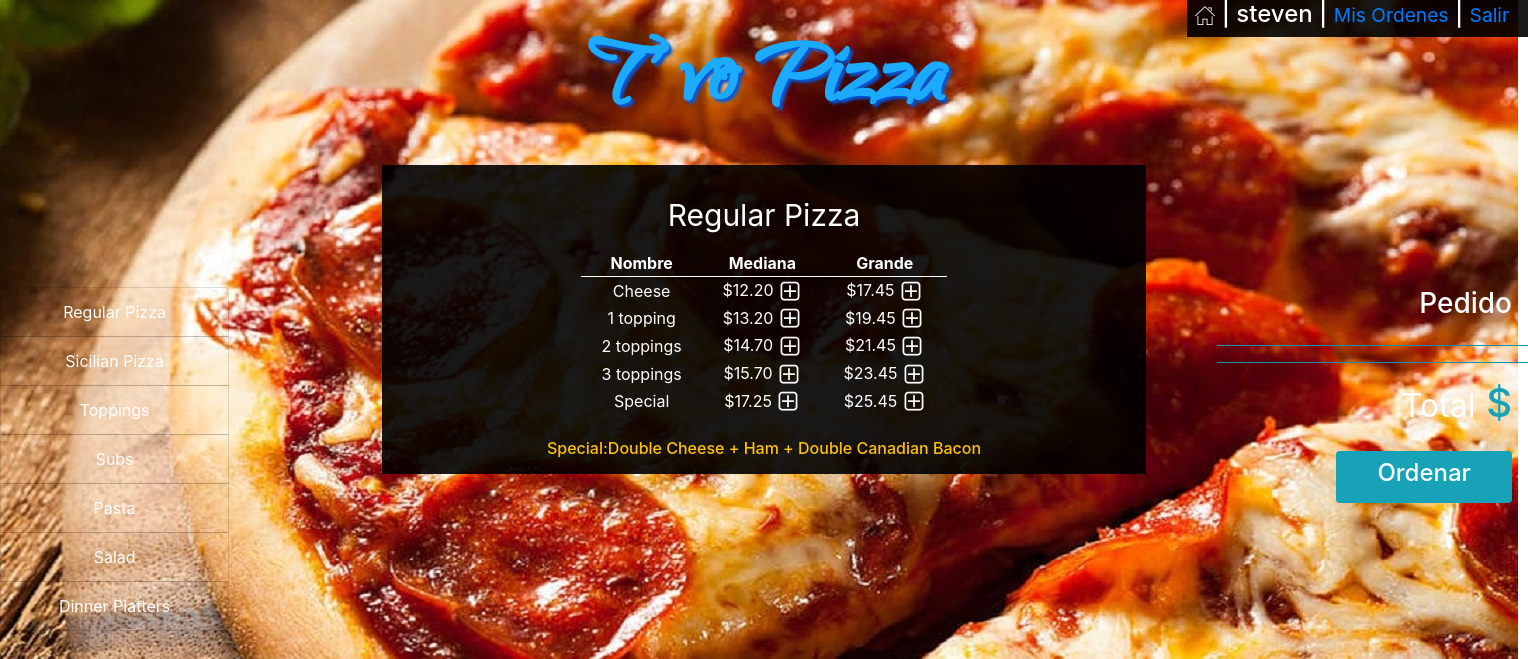
Screenshot of /menu/Regular Pizza (signed in) with the database file from the repository.
### orders/models.py (models this page shows, shortened)
class Category(models.Model):
    name=models.CharField(max_length=64)
    def __str__(self):
        return f"{self.name}"

class Regular_pizza(models.Model):
    name=models.CharField(max_length=64)
    small=models.DecimalField(max_digits=4,decimal_places=2)
    large=models.DecimalField(max_digits=4,decimal_places=2)

### orders/views.py (the view)
# urls.py: path("menu/<str:category>", views.menu, name="menu"),
def menu(request,category):
    menu,columns=findTable(category)
    order_number=User_order.objects.get(user=request.user,status='initiated').order_number
    context = {
        "user":request.user,
        "Checkout":Order2.objects.filter(user=request.user,number=order_number),
        "Checkout_category":Order2.objects.filter(user=request.user,number=order_number).values_list('category').distinct(),
        "Total":list(Order2.objects.filter(user=request.user,number=order_number).aggregate(Sum('price')).values())[0],
        "Category": Category.objects.all(),
        "Active_category":category,
        "Menu": menu,
        "Columns":columns,
        "Topping_price": 0.00,
        "Order_number":order_number
    }
    return render(request,"menu.html",context)

### orders/views.py (called while the page is built)
def findTable(category):
    if category == "Regular Pizza":
        menu=Regular_pizza.objects.all()
        columns=3
    elif category == "Sicilian Pizza":
        menu=Sicilian_pizza.objects.all()
        columns=3
    elif category == "Toppings":
        menu=Topping.objects.all()
        columns=1
    elif category == "Subs":
        menu=Sub.objects.all()
        columns=3
    elif category == "Pasta":
        menu=Pasta.objects.all()
        columns=2
    elif category == "Salad":
        menu=Salad.objects.all()
        columns=2
    elif category == "Dinner Platters":
        menu=Dinner_platter.objects.all()
        columns=3
    return menu,columns

### orders/templates/menu.html (shortened to what this page needs)
{% extends "layout.html" %}
{% block body%}
<div class='p-3'>
    <table class='table-small w-50 mx-auto text-center '>
        <caption style='caption-side:top;color:white;font-size: 30px;text-align: center'>{{Active_category}}</caption>
        {% if Columns == 3 %}
        <thead class='thead-light'>
            <tr >
                <th>Nombre</th>
                <th>Mediana</th>
                <th>Grande</th>
            </tr>
        </thead>
        <tbody>
            {% for row in Menu %}
            <tr>
                {% load static %}
                <td>{{row.name}}</td>
                {% if row.small == None %}
                    <td></td>
                {% else %}
                    <td>${{row.small}}&nbsp;<a href="{% url 'add' Active_category row.name row.small %}"><img class='plus' src="{% static 'plus.png' %}"></a></td>
                {% endif %}
                <td>${{row.large}}&nbsp;<a href="{% url 'add' Active_category row.name row.large %}"><img class='plus' src="{% static 'plus.png' %}"></a></td>
            </tr>
            {% endfor %}
        </tbody>
        {% endif %}
    </table>
</div>
{% if Active_category == 'Regular Pizza' or Active_category == 'Sicilian Pizza'  %}
    <div class='text-center p-2'>
        <h6 class='text-warning mx-auto'>Special:Double Cheese + Ham + Double Canadian Bacon</h6>
{% endif %}
{% endblock %}

### orders/templates/layout.html (shortened to what this page needs)
<!DOCTYPE html>
<html style="height:100%">
<head>
    {% load static %}
    <link rel="stylesheet" type="text/css" href="{% static 'styles.css' %}">
    <link rel="stylesheet" href="https://maxcdn.bootstrapcdn.com/bootstrap/4.1.3/css/bootstrap.min.css">
</head>
<body style="height:100%">
    {% if Category %}
    <div id='username'>
        <h4 class='px-2' ><a href="{% url 'index' %}"><img src="{% static 'home.png' %}"></a> |
            {{user.username}} |
            {% if not user.is_superuser %}
            <small><a href="{% url 'my_orders' Order_number %}">Mis Ordenes</a></small> |
            {% endif %}
            <small><a href="{% url 'logout' %}"> Salir &nbsp;</a></small>
        </h4>
    </div>
    {% endif %}
    <p id='logo' class='text-center m-0 font-weight-bold'><a href="{% url 'index' %}">T' vo Pizza</a></p>
    <div id='category' class="list-group text-center">
        {% for category in Category %}
        <a href="{% url 'menu' category  %}" class="list-group-item list-group-item-action">{{category}}</a>
        {% endfor %}
    </div>
    <div id='center_box' class='w-50  mx-auto  '>
        {% block body%}
        {% endblock %}
    </div>
    <div id='checkout' class='list-group text-right '>
    {% if Category %}
        <h3 class=' text-right pr-3'>Pedido</h3>
        <ul >
            <hr class='bg-info'>
            <hr class='bg-info'>
            <li class='text-info text-right pr-3 '><h1><small class='text-white'>Total</small> ${{Total|floatformat:2}}</h1></li>
        </ul>
    <a id='place_order'  href="{% url 'my_orders' Order_number %}"><div  class='bg-info w-50 rounded p-2  ml-auto mr-3 text-center text-white '><h4>Ordenar</h4></div></a>
    {% endif %}
    </div>
</body>
</html>

### orders/static/styles.css (style rules this page uses)
#category { position: absolute; top:33%; width:15%; }
#category a { color:white; background-color: transparent; }
#logo { padding:0px; font-family: webLogo ; font-size: 110px; text-shadow: 3px 3px 3px rgb(5, 87, 211); }
#logo a:link, #place_order:link, #confirm_order:link { color:rgb(28, 170, 253); }
#center_box,#username { background-color: rgba(0, 0, 0, 0.9); color: white; }
th { border-bottom: 1px solid white; }
#checkout { color:white; position: absolute; top:33%; right:0%; width:23%; }
#username { position: absolute; right: 0; }
li { list-style-type: none; }

### rows the page displays
Category: name "Regular Pizza"
Category: name "Sicilian Pizza"
Category: name "Toppings"
Category: name "Subs"
Category: name "Pasta"
Category: name "Salad"
Category: name "Dinner Platters"
Regular_pizza: name "Cheese", small "12.20", large "17.45"
Regular_pizza: name "1 topping", small "13.20", large "19.45"
Regular_pizza: name "2 toppings", small "14.70", large "21.45"
Regular_pizza: name "3 toppings", small "15.70", large "23.45"
Regular_pizza: name "Special", small "17.25", large "25.45"

### other values shown
{{ user.username }} "steven"
{{ Active_category }} "Regular Pizza"
